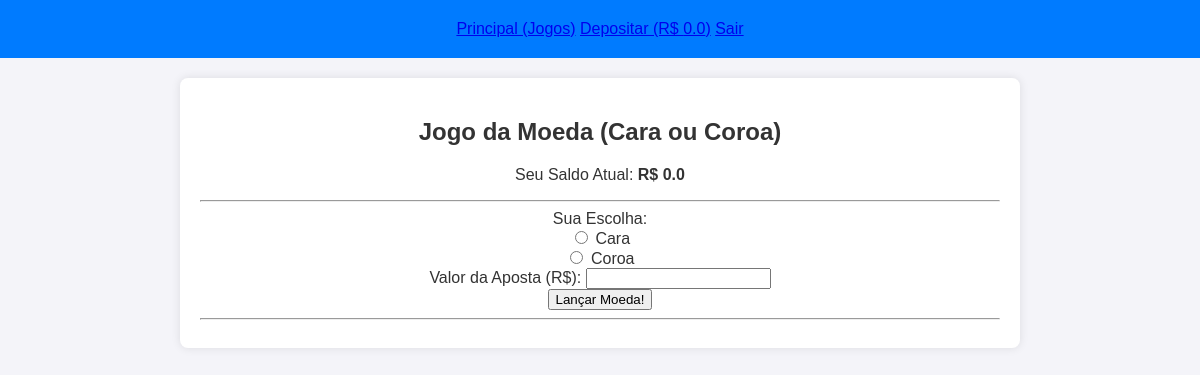
Page /coin_flip (signed in) on the earlier database version.
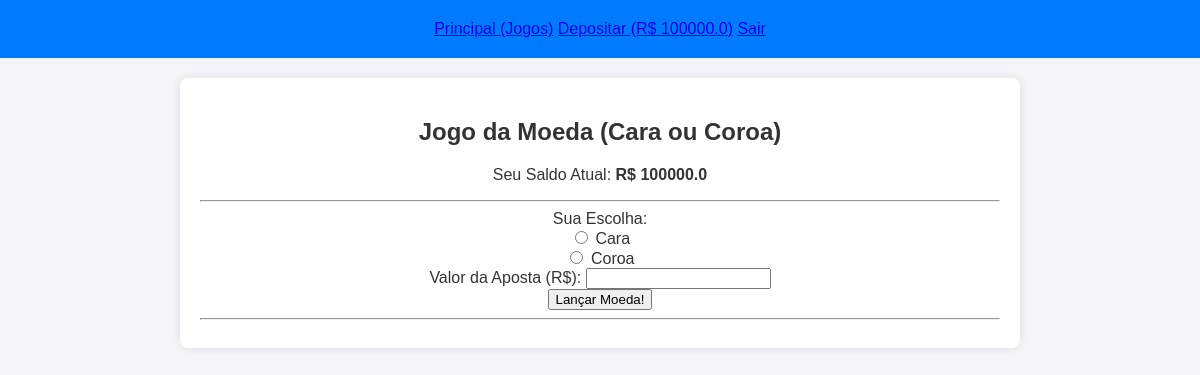
Same page on the later database version.
### app.py (models this page shows, shortened)
class User(UserMixin, db.Model):
    id = db.Column(db.Integer, primary_key=True)
    username = db.Column(db.String(80), unique=True, nullable=False)
    password_hash = db.Column(db.String(128), nullable=False)
    saldo = db.Column(db.Float, default=0.00)

### app.py (the view, shortened to what this page needs)
@app.route('/coin_flip', methods=['GET', 'POST'])
@login_required
def coin_flip():
    resultado_jogo = None
    return render_template('coin_flip.html', resultado_jogo=resultado_jogo)

### app.py (called while the page is built)
@login_manager.user_loader
def load_user(user_id):
    return db.session.get(User, int(user_id))

### templates/coin_flip.html (shortened to what this page needs)
{% extends "base.html" %}
{% block content %}
<link rel="stylesheet" href="/static/style.css">
    <h2>Jogo da Moeda (Cara ou Coroa)</h2>
    <p>Seu Saldo Atual: <strong>R$ {{ current_user.saldo|round(2) }}</strong></p>
    <hr>
    <form method="POST" action="{{ url_for('coin_flip') }}">
        <div>
            <label>Sua Escolha:</label><br>
            <input type="radio" id="cara" name="escolha" value="cara" required>
            <label for="cara">Cara</label><br>
            <input type="radio" id="coroa" name="escolha" value="coroa">
            <label for="coroa">Coroa</label>
        </div>
        <div>
            <label for="aposta">Valor da Aposta (R$):</label>
            <input type="number" step="0.01" min="0.01" id="aposta" name="aposta" required>
        </div>
        <button type="submit">Lançar Moeda!</button>
    </form>
    <hr>
{% endblock %}

### templates/base.html (shortened to what this page needs)
<!DOCTYPE html>
<html lang="pt-BR">
<head>
    <link rel="stylesheet" href="/static/style.css">
    </head>
<body>
    <header>
        <nav>
            <a href="{{ url_for('index') }}">Principal (Jogos)</a>
            {% if current_user.is_authenticated %}
                <a href="{{ url_for('depositar_page') }}">Depositar (R$ {{ current_user.saldo|round(2) }})</a>
                <a href="{{ url_for('logout') }}">Sair</a>
            {% else %}
                <a href="{{ url_for('login') }}">Entrar</a>
                <a href="{{ url_for('cadastro') }}">Criar Conta</a>
            {% endif %}
        </nav>
    </header>
    <main>
        {% block content %}{% endblock %}
    </main>
</body>
</html>

Differences in the rows shown:
changed User: saldo "0.0" → "100000.0"
